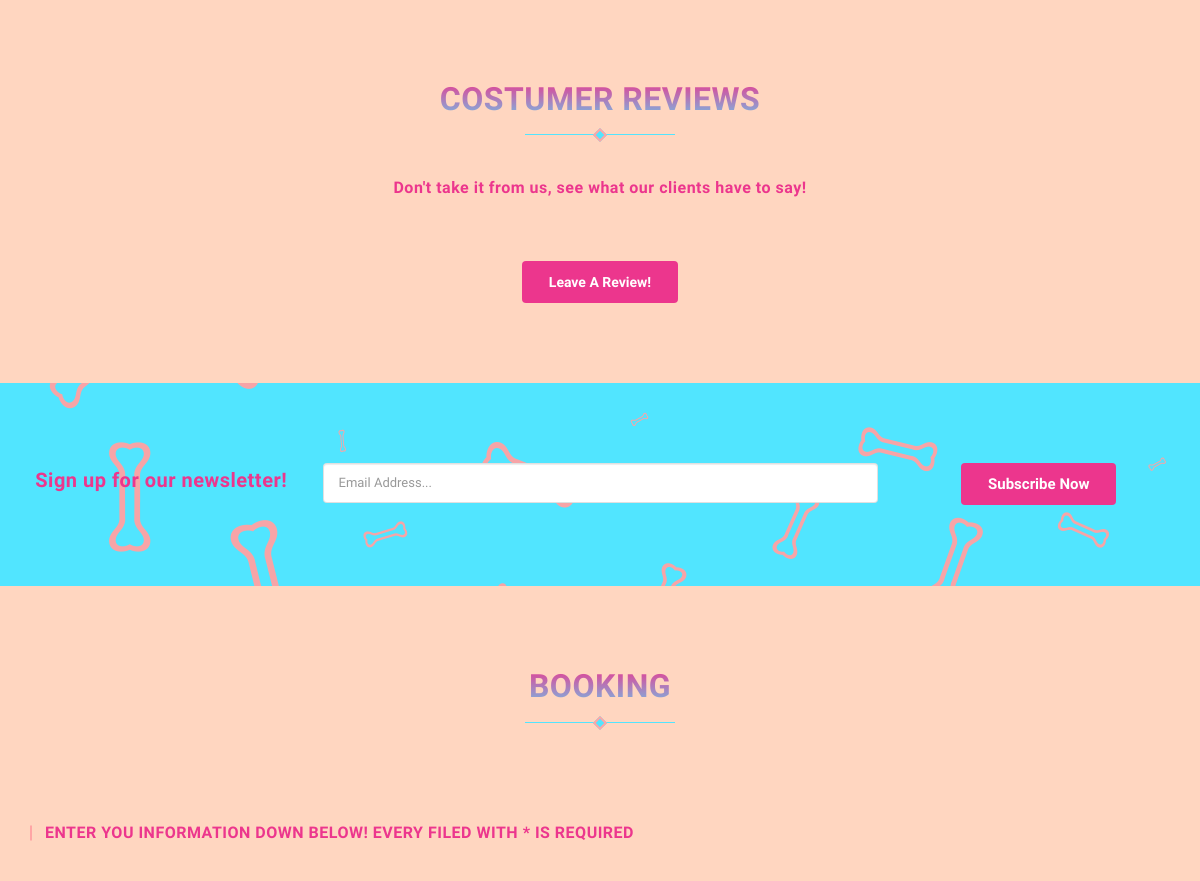
The app's page / (middle part), older data.
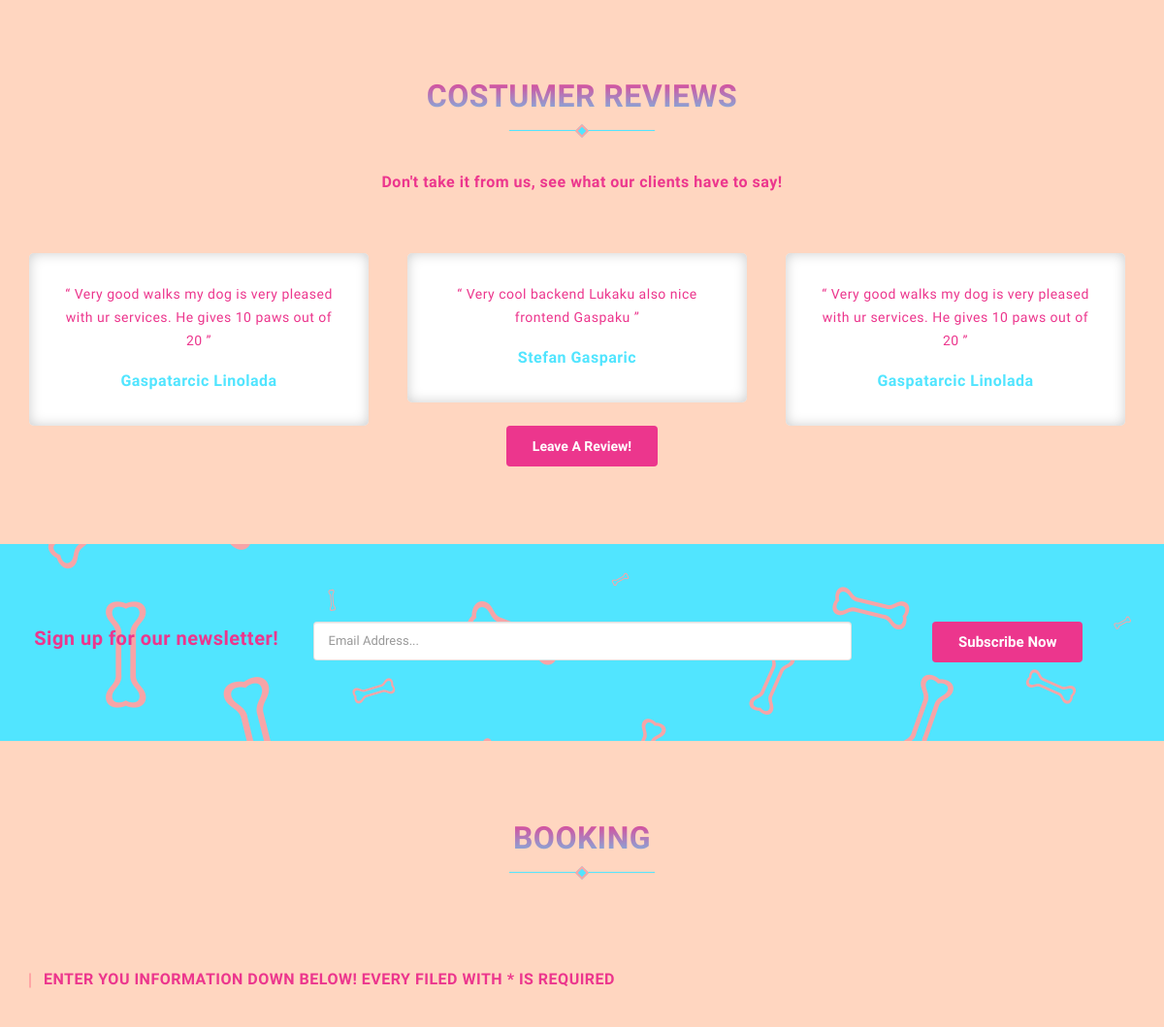
The same page, newer data.
### tables this page shows
CREATE TABLE `reviews` (
  `review_id` int(11) NOT NULL,
  `code_fk` char(10) NOT NULL,
  `comment` varchar(500) NOT NULL,
  `verified` tinyint(1) NOT NULL DEFAULT '0'
);

CREATE TABLE `users` (
  `user_id` int(11) NOT NULL,
  `name` varchar(50) NOT NULL,
  `email` varchar(30) NOT NULL,
  `hashed_email` varchar(60) NOT NULL,
  `address` varchar(50) NOT NULL,
  `phone` varchar(20) NOT NULL,
  `status` tinyint(1) NOT NULL DEFAULT '1',
  `verified` tinyint(1) NOT NULL DEFAULT '0',
  `review_code` char(20) NOT NULL,
  `verification_code` char(20) NOT NULL
);

### index.php (the view, shortened to what this page needs)
<?php
require "includes/header.inc.php";
?>
    <section class="testimonials section" id="review">
        <div class="container">
            <div class="sec-title text-center">
                <h2>Costumer reviews</h2>
                <p class="fw-600">Don't take it from us, see what our clients have to say!</p>
            </div>
            <div class="testimonial-carousel owl-carousel owl-theme">
                <?php
                    $sql = "SELECT name,comment FROM reviews
                            JOIN users on code_fk = review_code
                            WHERE reviews.verified = 1;";
                    $query = mysqli_query($connect,$sql);
                    while($result = mysqli_fetch_assoc($query)){
                        echo "
                            <div class=\"item\">
                                <div class=\"single-testimonials\">
                                <p>“ ".$result['comment']." ”</p>
                                <div class=\"author-content\">
                                    <h3> ".$result['name']."</h3>
                                    </div>
                                </div>
                            </div>
                        ";
                    }
                ?>
            </div>
            <div class="row">
                <div class="col-md-12 col-lg-12 text-center">
                    <button type="submit" name="review" id="review_button" class="btn btn-primary" ><a href="review.php">Leave a review!</a></button>
                </div>
            </div>
        </div>
    </section>
    <section id="newsletter_anchor"  style="background: url(images/dogBone.png) no-repeat center #51e5ff;" class="section grey-background">
        <form action="includes/newsletter.inc.php" method="post">
            <div class="container">
                <div class="row">
                    <div class="col-md-12 col-lg-3 text-center">
                            <label for="email" class="newsletter_label">Sign up for our newsletter!</label>
                    </div>
                    <div class="col-sm-6 col-xs- col-sm-offset-2 col-md-6 col-md-offset-2 col-lg-6 col-lg-offset-0 text-center">
                            <input type="email" class="form-control colored_input" name="email" placeholder="Email Address..." required>
                    </div>
                    <div class="col-sm-2 col-md-2 col-lg-3 text-center pt-3 pt-md-0 pt-lg-0 pt-sm-3 ">
                    <button type="submit" name="submit" id="newsletter_button" class="btn btn-primary" >subscribe now</button>
                    </div>
                    <div class="col-sm-12 text-center">
                    </div>
                </div>
            </div>
        </form>
    </section>
<form method="post" action="includes/booking.inc.php">
    <section class="booking section" id="booking">
        <div class="container">
            <div class="row">
                <div class="sec-title text-center">
                    <h2>Booking</h2>
                    <p class="fw-600">
                    </p>
                </div>
            </div>
                <div class="row">
                    <div class="contact-page-inner">
                        <div class="col-sm-12 contact-right-form">
                            <div class="contact-page-title">
                                <h4>Enter you information down below! Every filed  with * is required</h4>
                            </div>
                        </div>
                    </div>
                </div>
            </div>
    </section>
</form>
<?php
require_once "includes/footer.inc.php";
?>

### includes/header.inc.php (shortened to what this page needs)
<!DOCTYPE html>
<html lang="en">
<head>
    <link rel="stylesheet" type="text/css" href="css/style.css">
    <link rel="stylesheet" href="https://use.fontawesome.com/releases/v5.6.3/css/all.css">
</head>
<body>

### includes/footer.inc.php (shortened to what this page needs)
</body>
</html>

Row changes from the older to the newer data that the page shows:
now on this page (row edited): reviews: comment "Very good walks my dog is very pleased with ur services. He gives 10 paws out of 20", users.name "Gaspatarcic Linolada"
added reviews: comment "Very cool backend Lukaku also nice frontend Gaspaku", users.name "Stefan Gasparic"
